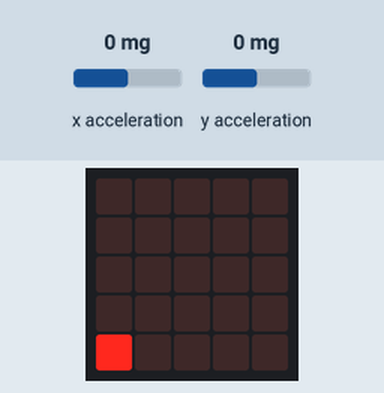
Simulated run of this program. Board: BBC micro:bit running MicroPython. Parts: the board's 5×5 LED display. The inputs (shaded band) are chosen by the test bench; at power-on: x acceleration 0 mg, y acceleration 0 mg.

Above: at 1.2 s.
1.3 s: x acceleration set to 750 mg
At 1.9 s:
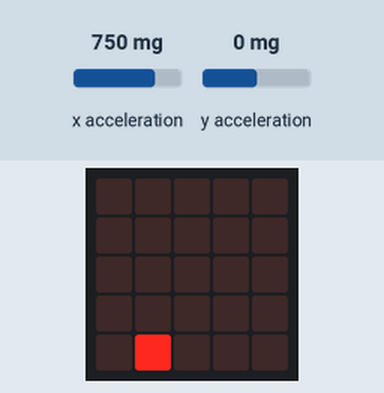
2.8 s: y acceleration set to -1440 mg
At 4.0 s:
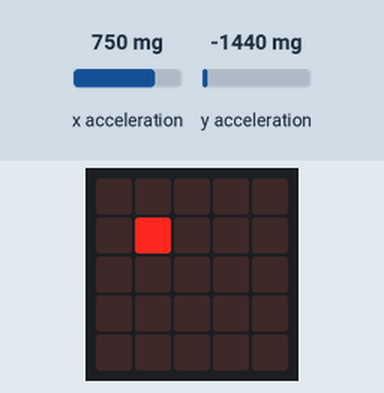
4.3 s: x acceleration set to -1440 mg
At 5.4 s:
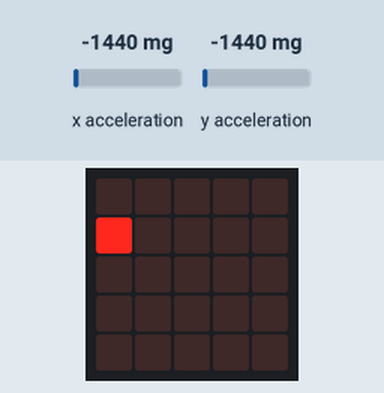
Timing chart, 0 to 7.3 s (numbered marks = the images above; inputs shaded):
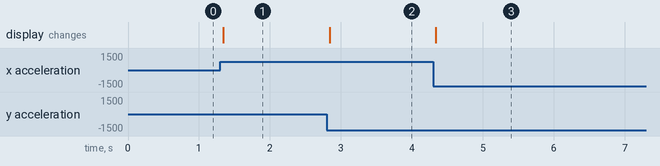

Measured:
- after the input at 1.3 s, the display: changes at once (image 1)
- after the input at 2.8 s, the display: changes at once (image 2)
- after the input at 4.3 s, the display: changes at once (image 3)

The program:

____.py
```python
from microbit import *
import random


def main():
    carX = 0
    carY = 4
    while True:
        x = accelerometer.get_x()
        y = accelerometer.get_y()


        incr = 1.5
        px = x/1024.0
        py = y/1024.0

        x = validate(carX + px * incr)
        y = validate(carY + py * incr)


        display.show(Image())
        display.set_pixel(int(x), int(y), 9)


def validate(x):

    if x < 0:
        return 0

    if x > 4:
        return 4

    return x
main()
```
